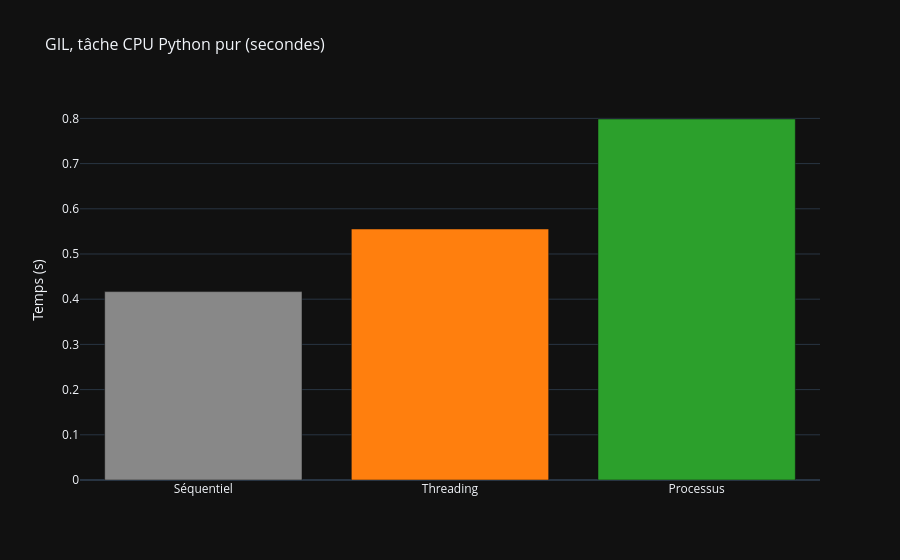

Here is the notebook cell this chart was saved with:
### Markdown cell above
## GIL

`benchmark_gil_cpu_bound` sur 4 workers et 200 000 itérations par tâche. Le temps processus inclut le démarrage Windows (`spawn`).

### Code cell
from src.optim.parallel import benchmark_gil_cpu_bound

gil = benchmark_gil_cpu_bound(n_workers=4, size=200_000)
labels = ["Séquentiel", "Threading", "Processus"]
vals = [gil["t_seq"], gil["t_threading"], gil["t_multiprocessing"]]
fig = go.Figure(go.Bar(x=labels, y=vals, marker_color=["#888", "#ff7f0e", "#2ca02c"]))
fig.update_layout(
    title="GIL, tâche CPU Python pur (secondes)",
    yaxis_title="Temps (s)",
)
style_plotly(fig)
fig.show()
print(
    f"speedup threading {gil['speedup_threading']:.3f}, "
    f"speedup processus {gil['speedup_processes']:.3f}"
)

### Figure 1 — Plotly figure (JSON) as saved in the notebook; plotly's stock layout.template omitted (floating-point values rounded to 4 significant figures)
{"data": [{"marker": {"color": ["#888", "#ff7f0e", "#2ca02c"]}, "type": "bar", "x": ["Séquentiel", "Threading", "Processus"], "y": [0.4168, 0.5553, 0.7987]}], "layout": {"title": {"font": {"size": 16}, "text": "GIL, tâche CPU Python pur (secondes)"}, "yaxis": {"title": {"text": "Temps (s)"}}}}
